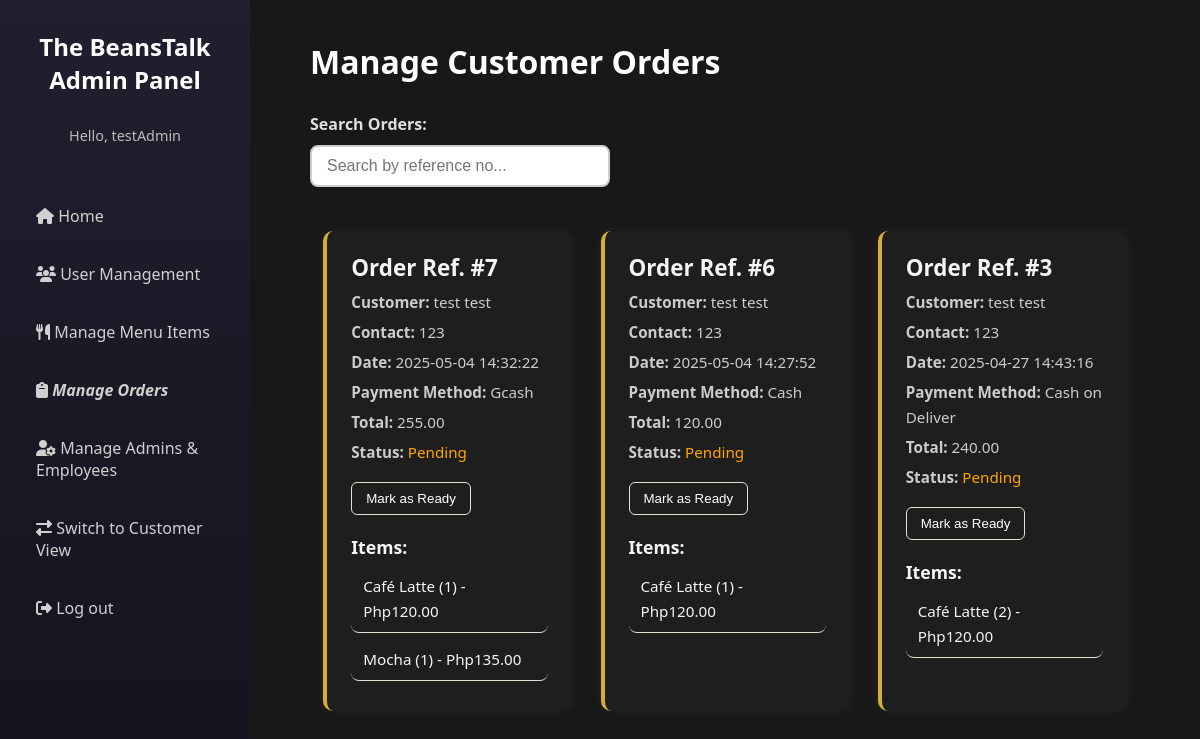
The page /admin/adminManageOrders.php (signed in) on the database its author committed.
### tables this page shows
CREATE TABLE `customer_orders` (
  `orderID` int(11) NOT NULL,
  `customerID` int(11) NOT NULL,
  `orderDatetime` timestamp NOT NULL DEFAULT current_timestamp(),
  `totalAmount` decimal(10,2) NOT NULL,
  `paymentMethod` varchar(50) DEFAULT NULL,
  `contactNumber` varchar(20) DEFAULT NULL,
  `status` varchar(20) DEFAULT 'Pending'
);

CREATE TABLE `menu_items` (
  `itemID` int(11) NOT NULL,
  `name` varchar(100) NOT NULL,
  `description` text DEFAULT NULL,
  `price` decimal(10,2) NOT NULL,
  `stock` int(11) DEFAULT 0,
  `image` varchar(255) DEFAULT 'default.jpg',
  `created_at` timestamp NOT NULL DEFAULT current_timestamp()
);

CREATE TABLE `order_items` (
  `orderItemID` int(11) NOT NULL,
  `orderID` int(11) NOT NULL,
  `itemID` int(11) NOT NULL,
  `quantity` int(11) NOT NULL,
  `priceAtPurchase` decimal(10,2) NOT NULL
);

CREATE TABLE `customers` (
  `ID` int(11) NOT NULL,
  `FirstName` varchar(50) NOT NULL,
  `LastName` varchar(50) NOT NULL,
  `Email` varchar(100) NOT NULL,
  `Password` varchar(255) NOT NULL,
  `ContactNumber` varchar(20) NOT NULL,
  `Status` enum('active','disabled') NOT NULL DEFAULT 'active'
);

### includes/functions.inc.php (called while the page is built, shortened)
<?php
    function fetchCustomerOrders($conn) {
        $sql = "SELECT co.orderID, co.orderDatetime, co.totalAmount, co.paymentMethod, co.status, oi.orderItemID, mi.name AS itemName, oi.quantity, oi.priceAtPurchase, CONCAT(c.FirstName, ' ', c.LastName) AS customerName, c.Email AS customerEmail, c.ContactNumber AS customerPhone FROM customer_orders co JOIN order_items oi ON co.orderID = oi.orderID JOIN menu_items mi ON oi.itemID = mi.itemID JOIN customers c ON co.customerID = c.ID WHERE co.status != 'Cancelled' ORDER BY co.orderDatetime DESC";
        $stmt = mysqli_stmt_init($conn);
        if (!mysqli_stmt_prepare($stmt, $sql)) {
            die ("SQL error: " . mysqli_error($conn));
        }
        mysqli_stmt_execute($stmt);
        $result = mysqli_stmt_get_result($stmt);
        $orders = [];
        while ($row = mysqli_fetch_assoc($result)) {
            $orderID = $row["orderID"];
            if (!isset($orders[$orderID])) {
                $orders[$orderID] = [
                    'orderID' => $orderID,
                    'orderDateTime' => $row['orderDatetime'],
                    'totalAmount' => $row['totalAmount'],
                    'paymentMethod' => $row['paymentMethod'],
                    'status' => $row['status'],
                    'customerName' => $row['customerName'],
                    'customerEmail' => $row['customerEmail'],
                    'customerPhone' => $row['customerPhone'],
                    'items' => [],
                ];
            }
            $orders[$orderID]['items'][] = [
                'itemID' => $row['orderItemID'],
                'itemName' => $row['itemName'],
                'quantity' => $row['quantity'],
                'priceAtPurchase' => $row['priceAtPurchase'],
            ];
        }
        return $orders;
    }

### admin/adminManageOrders.php (the view, shortened to what this page needs)
<?php
    include '../includes/functions.inc.php';
    include '../includes/dbh.inc.php';
    $orders = fetchCustomerOrders($conn);
    $adminName = $_SESSION["userName"] ?? "Admin";
?>
<!DOCTYPE html>
<html lang="en">
<head>
    <link rel="stylesheet" href="adminCentralized.css">
    <link rel="stylesheet" href="https://cdnjs.cloudflare.com/ajax/libs/font-awesome/6.5.0/css/all.min.css">
</head>
<body>
    <div class="admin-wrapper">
        <aside class="admin-sidebar">
            <h2>The BeansTalk Admin Panel</h2>
            <p class="admin-greeting">Hello, <?php echo htmlspecialchars($adminName); ?></p>
            <nav>
                <ul>
                    <li><a href="adminLanding.php"><i class="fa-solid fa-home"></i>  Home</a></li>
                    <li><a href="adminUserManagement.php"><i class="fa-solid fa-users"></i>  User Management</a></li>
                    <li><a href="adminManageMenu.php"><i class="fa-solid fa-utensils"></i>  Manage Menu Items</a></li>
                    <li style="font-style: italic; font-weight: bold;"><a href="adminManageOrders.php"><i class="fa-solid fa-clipboard"></i>  Manage Orders</a></li>
                    <li><a href="adminManageStaff.php"><i class="fa-solid fa-user-gear"></i>  Manage Admins & Employees</a></li>
                    <li><a href="../index.php"><i class="fa-solid fa-right-left"></i>  Switch to Customer View</a></li>
                    <li><a href="../includes/logout.inc.php"><i class="fa-solid fa-right-from-bracket"></i>  Log out</a></li>
                </ul>
            </nav>
        </aside>
        <main class="admin-content">
            <h1>Manage Customer Orders</h1>
            <h4 style="margin-top: 20px; margin-bottom: 10px">Search Orders:</h4>
            <input type="text" id="search" placeholder="Search by reference no..." autocomplete="off">
            <section class="order-list">
                <?php if (empty($orders)): ?>
                    <p>No customer orders found.</p>
                <?php else: ?>
                    <?php foreach ($orders as $order): ?>
                        <div class="admin-order-card" data-order-id="<?= htmlspecialchars($order['orderID']); ?>">
                            <h2>Order Ref. #<?= htmlspecialchars($order['orderID']); ?></h2>
                            <p><strong>Customer:</strong> <?= htmlspecialchars($order['customerName']); ?></p>
                            <p><strong>Contact:</strong> <?= htmlspecialchars($order['customerPhone']); ?></p>
                            <p><strong>Date:</strong> <?= htmlspecialchars($order['orderDateTime']); ?></p>
                            <p><strong>Payment Method:</strong> <?= htmlspecialchars($order['paymentMethod']); ?></p>
                            <p><strong>Total:</strong> <?= htmlspecialchars($order['totalAmount']); ?></p>
                            <?php if ($order['status'] === 'Pending'): ?>
                                <p><strong>Status:</strong> <span style="color: orange;"><?= htmlspecialchars($order['status']); ?></span></p>
                            <?php else: ?>
                                <p><strong>Status:</strong> <span style="color: green"><?= htmlspecialchars($order['status']); ?></span></p>
                            <?php endif; ?>
                            <?php if ($order['status'] === 'Pending'): ?>
                                <form action="../includes/markReady.inc.php" method="POST">
                                    <button type="submit" name="updateOrder" class="mark-ready-btn">Mark as Ready</button>
                                </form>
                            <?php endif; ?>
                            <div id="order-items">
                                <h3>Items:</h3>
                                <ul id="order-items-list">
                                    <?php foreach ($order['items'] as $item): ?>
                                        <li id="order-items-item"><?= htmlspecialchars($item['itemName']); ?> (<?= $item['quantity']; ?>) - Php<?= number_format($item['priceAtPurchase'], 2); ?></li>
                                    <?php endforeach; ?>
                                </ul>
                            </div>
                        </div>
                    <?php endforeach; ?>
                <?php endif; ?>
            </section>
        </main>
    </div>
</body>
</html>

### admin/adminCentralized.css (style rules this page uses)
* { margin: 0; padding: 0; box-sizing: border-box; text-decoration: none; }
body { font-family: "Segoe UI", sans-serif; background-color: #121212; color: #e0e0e0; }
.admin-wrapper { display: flex; flex-direction: row; min-height: 100vh; }
.admin-sidebar { width: 250px; background: linear-gradient(180deg, #1f1f2e, #14141f); padding: 30px 20px; color: #f5f5f5; box-shadow: 3px 0 10px rgba(0, 0, 0, 0.3); display: flex; flex-direction: column; }
.admin-sidebar h2 { margin-bottom: 30px; font-size: 1.5rem; text-align: center; color: #ffffff; }
.admin-greeting { font-size: 0.9rem; text-align: center; margin-bottom: 20px; color: #bbbbbb; }
.admin-sidebar nav { margin-top: 30px; }
.admin-sidebar nav ul { list-style: none; }
.admin-sidebar nav ul li { margin-bottom: 16px; }
.admin-sidebar nav ul li a { text-decoration: none; color: #d0d0d0; padding: 10px 16px; display: block; border-radius: 8px; transition: background 0.3s, transform 0.2s; }
.admin-content { flex: 1; padding: 40px 60px; background-color: #181818; overflow-x: auto; }
.admin-content h1 { font-size: 2rem; margin-bottom: 30px; color: #ffffff; }
#search { display: block; width: 100%; max-width: 300px; margin: 5px 0 25px; padding: 10px 15px; font-size: 16px; border: 2px solid #ccc; border-radius: 8px; box-shadow: 1px 1px 5px rgba(0, 0, 0, 0.05); transition: border-color 0.3s ease, box-shadow 0.3s ease; }
.order-list { display: flex; flex-direction: row; justify-content: space-evenly; gap: 15px; flex-wrap: wrap; }
.admin-order-card { line-height: 25px; width: 30%; background: #1e1e1e; padding: 1.5rem; margin: 1.2rem 0; border-left: 4px solid #d4af37; border-radius: 10px; box-shadow: 0 0 12px rgba(255, 255, 255, 0.05); color: #f5f5f5; transition: transforms 0.2s ease; }
.admin-order-card h2 { margin: 0 0 10px; color: #f5f5f5; font-size: 1.4rem; font-weight: 600; }
.admin-order-card p { margin: 5px 0; font-size: 0.95rem; color: #ccc; }
.mark-ready-btn { margin-top: 12px; padding: 8px 14px; background-color: #1e1e1e; border: 1px solid #e6decf; border-radius: 6px; color: #fff; font-weight: 500; cursor: pointer; transition: background-color 0.2s ease; }
#order-items h3 { margin-top: 20px; font-size: 1.1rem; }
#order-items-list { list-style: none; }
#order-items-item { background: #1e1e1e; border-bottom: 1px solid #e6decf; padding: 8px 12px; margin: 6px 0; border-radius: 8px; font-size: 0.95rem; }

### rows shown on the page
customer_orders: menu_items.name "Café Latte", order_items.quantity "1", order_items.priceAtPurchase "120.00", menu_items.name "Mocha", order_items.priceAtPurchase "135.00"
customer_orders: orderID "6", customerName "test test", customerID.ContactNumber "123", orderDatetime "2025-05-04 14:27:52", paymentMethod "Cash", totalAmount "120.00", status "Pending", menu_items.name "Café Latte", order_items.quantity "1", order_items.priceAtPurchase "120.00"
customer_orders: orderID "3", customerName "test test", customerID.ContactNumber "123", orderDatetime "2025-04-27 14:43:16", paymentMethod "Cash on Deliver", totalAmount "240.00", status "Pending", menu_items.name "Café Latte", order_items.quantity "2", order_items.priceAtPurchase "120.00"

### other values the page prints
$adminName "testAdmin"
$order['orderID'] "7"
$order['customerName'] "test test"
$order['customerPhone'] "123"
$order['orderDateTime'] "2025-05-04 14:32:22"
$order['paymentMethod'] "Gcash"
$order['totalAmount'] "255.00"
$order['status'] "Pending"
